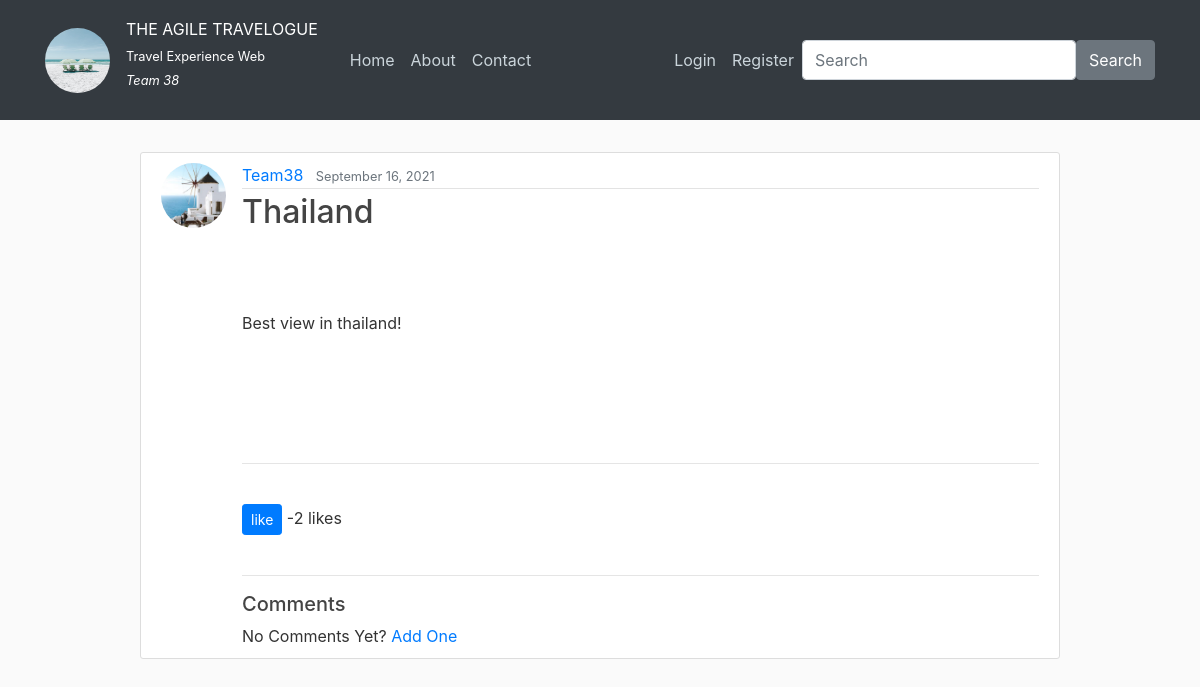
The app's page /post/17/ with its own data.
### TravelExperienceApp/models.py (models this page shows, shortened)
class Post(models.Model):
    title = models.CharField(max_length=100)       # title (character field)
    file = models.FileField(upload_to="files")     # upload images
    content = models.TextField()                   # content
    date_posted = models.DateTimeField(default=timezone.now)     # date
    author = models.ForeignKey(User, on_delete=models.CASCADE)   # user
    likes = models.ManyToManyField(User, blank = True, related_name='likes')

### users/models.py (models this page shows, shortened)
class Profile(models.Model):
    user = models.OneToOneField(User, on_delete=models.CASCADE)
    image = models.ImageField(default='default_picture.jpg', upload_to='profile_pics')

### TravelExperienceApp/views.py (the view)
# urls.py: path('post/<int:pk>/', PostDetailView.as_view(), name='post-detail'),
class PostDetailView(DetailView):
    model = Post

### TravelExperienceApp/templates/TravelExperienceApp/post_detail.html (shortened to what this page needs)
{% extends "TravelExperienceApp/base.html" %}
{% load crispy_forms_tags %}
{% load social_share %}
{% block content %}
  <article class="media content-section">
    <img class="rounded-circle article-img" src="{{ object.author.profile.image.url }}">
    <div class="media-body">
      <div class="article-metadata">
        <a class="mr-2" href="{% url 'user-posts' object.author.username %}">{{ object.author }}</a>
        <small class="text-muted">{{ object.date_posted|date:"F d, Y" }}</small>
      </div>
      <h2 class="article-title">{{ object.title }}</h2>
        <br/>
      <br/><br/>
      <p class="article-content">{{ object.content }}</p>
      <br/><br/><br/>
      <br/>
      <hr>
      <br/>
     <div class="d-flex flex-row">
       <form method="POST" action="{% url 'like' object.pk%}">
           <button  class = "btn btn-primary btn-sm">like
           </button> <span> -{{ post.likes.all.count }} likes</span>
       </form>
     </div>
      <br/>
      <hr>
      <h5>Comments</h5>
      {% if not post.comments.all %}
          No Comments Yet? <a href ="{% url 'add-comment' object.pk %}">
          Add One</a>
      {% endif %}
    </div>
  </article>
{% endblock content %}

### TravelExperienceApp/static/TravelExperienceApp/main.css (style rules this page uses)
body { background: #fafafa; color: #333333; margin-top: 5rem; }
h1, h2, h3, h4, h5, h6 { color: #444444; }
.content-section { background: #ffffff; padding: 10px 20px; border: 1px solid #dddddd; border-radius: 3px; margin-bottom: 20px; }
.article-title { color: #444444; }
.article-content { white-space: pre-line; }
.article-img { height: 65px; width: 65px; margin-right: 16px; }
.article-metadata { padding-bottom: 1px; margin-bottom: 4px; border-bottom: 1px solid #e3e3e3 }

### records on screen
Post: author.profile.image (placeholder picture), author "Team38", date_posted "September 16, 2021", title "Thailand", content "Best view in thailand!", likes.all.count "2"
